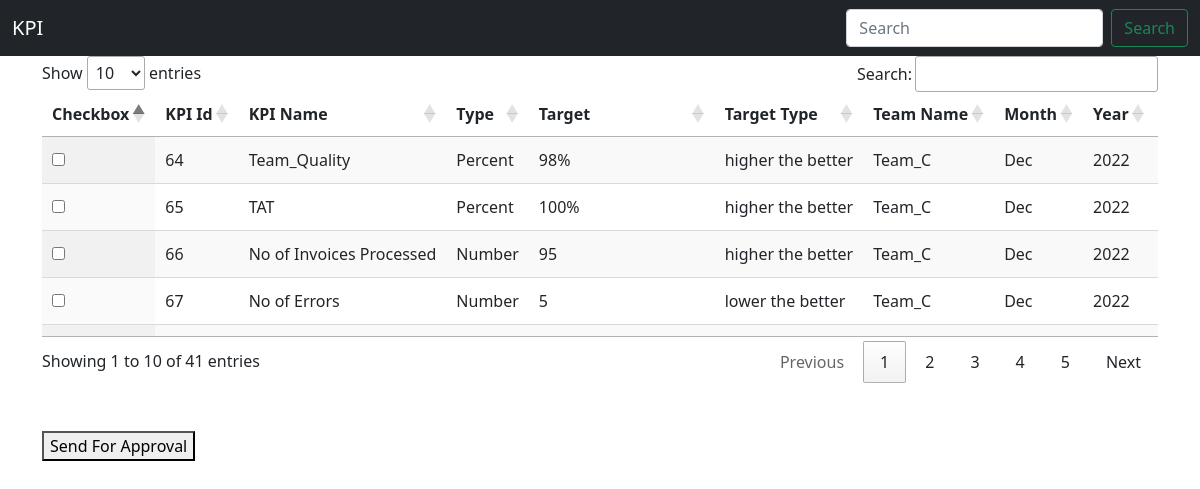
/Master_kpi_page.php, run on the app's committed database.
### tables this page shows
CREATE TABLE `tbl_kpi_master` (
  `kpi_id` int(11) NOT NULL,
  `kpi_month` varchar(50) DEFAULT NULL,
  `kpi_year` varchar(50) DEFAULT NULL,
  `kpi_month_year` varchar(50) DEFAULT NULL,
  `kpi_name` varchar(50) DEFAULT NULL,
  `team_name` varchar(50) DEFAULT NULL,
  `sub_team_name` varchar(50) DEFAULT NULL,
  `frequency` varchar(50) DEFAULT NULL,
  `target` varchar(50) DEFAULT NULL,
  `target_type` varchar(50) DEFAULT NULL,
  `actual` varchar(50) DEFAULT NULL,
  `tat_status` varchar(50) DEFAULT NULL,
  `comments` varchar(150) DEFAULT NULL,
  `record_status` varchar(50) DEFAULT NULL,
  `requester_updated_date` date DEFAULT NULL,
  `requester_updated_time` time DEFAULT NULL,
  `approval_updated_date` date DEFAULT NULL,
  `approval_updated_time` time DEFAULT NULL,
  `requestor` varchar(50) DEFAULT NULL,
  `approver` varchar(50) DEFAULT NULL,
  `missed_type` varchar(50) DEFAULT NULL,
  `opco` varchar(50) DEFAULT NULL,
  `kpi_category` varchar(10) DEFAULT NULL,
  `coe` varchar(10) DEFAULT NULL,
  `domain` varchar(50) DEFAULT NULL,
  `requestor_id` int(11) DEFAULT NULL,
  `approver_id` int(11) DEFAULT NULL,
  `primary_requestor_name` varchar(50) DEFAULT NULL,
  `secondary_requestor_name` varchar(50) DEFAULT NULL,
  `root_cause` varchar(250) DEFAULT NULL,
  `corrective_action` varchar(250) DEFAULT NULL,
  `approve_reject` varchar(15) DEFAULT NULL,
  `supervisor_comments` varchar(105) DEFAULT NULL,
  `approver1_name` varchar(15) DEFAULT NULL,
  `approver2_name` varchar(15) DEFAULT NULL,
  `approver_comments` varchar(15) DEFAULT NULL,
  `approved_by` varchar(15) DEFAULT NULL,
  `approve_reject_date_time` binary(8) NOT NULL,
  `role` varchar(15) DEFAULT NULL,
  `target_form` varchar(40) NOT NULL
);

CREATE TABLE `tbl_team_master` (
  `team_id` int(11) NOT NULL,
  `team_name` varchar(150) NOT NULL
);

### Master_kpi_page.php (the view, shortened to what this page needs)
<?php
  require 'connection.php';
  ?>
<?php
   include 'header.php';
?>
    <div class="container">
    <form name="masterKpi" action="Master_kpi_page.html" method="get">
        <?php
                $sql_fetch = "SELECT tbl_k.kpi_id,tbl_k.kpi_name, tbl_k.team_name, tbl_k.target_type, tbl_k.target,tbl_k.target_form, tbl_t.team_name, tbl_k.kpi_month, tbl_k.kpi_year, tbl_k.actual, tbl_k.tat_status, tbl_k.root_cause, tbl_k.corrective_action, tbl_k.comments, tbl_k.record_status, tbl_k.approver_comments, tbl_k.approval_updated_date, tbl_k.approval_updated_time from tbl_kpi_master tbl_k,tbl_team_master tbl_t,tbl_user_master tbl_u where  tbl_t.team_name=tbl_k.team_name AND tbl_u.team_id = tbl_t.team_id ;";
                $result = $con->query($sql_fetch);
                $result -> fetch_all(MYSQLI_ASSOC);
        ?>
        <table id="master_table" class="display nowrap" style="width:100%">
            <thead>
                <tr>
                    <th>Checkbox</th>
                    <th>KPI Id </th>
                    <th>KPI Name</th>
                    <th>Type</th>
                    <th>Target</th>
                    <th>Target Type</th>
                    <th>Team Name</th>
                    <th>Month</th>
                    <th>Year</th>
                    <th>Actual Score</th>
                </tr>
            </thead>
            <tbody>
                <tr>
                <?php
                    foreach ($result as $output) {?>
                    <td><input type="checkbox" name=checkboxes></td>
                    <td><?php echo $output["kpi_id"];?></td>
                    <td><?php echo $output["kpi_name"];?></td>
                    <td><?php echo $output["target_type"];?></td>
                    <td><?php echo $output["target"];?></td>
                    <td><?php echo $output["target_form"];?></td>
                    <td><?php echo $output["team_name"];?></td>
                    <td><?php echo $output["kpi_month"];?></td>
                    <td><?php echo $output["kpi_year"];?></td>
                    <td><input type="number" class="actual_score" name="actual_score" onkeyup="actualScore(this)" min="0">
                </td>
                </tr>
                <?php } ?>
            </tbody>
        </table>
        <br><br>
        <button type="submit" name="sfa">Send For Approval</button>
        <br>
      </form>
    </div>
</body>
</html>

### data on the page
tbl_kpi_master: kpi_id "64", kpi_name "Team_Quality", target_type "Percent", target "98%", target_form "higher the better", tbl_team_master.team_name "Team_C", kpi_month "Dec", kpi_year "2022"
tbl_kpi_master: kpi_id "65", kpi_name "TAT", target_type "Percent", target "100%", target_form "higher the better", tbl_team_master.team_name "Team_C", kpi_month "Dec", kpi_year "2022"
tbl_kpi_master: kpi_id "66", kpi_name "No of Invoices Processed", target_type "Number", target "95", target_form "higher the better", tbl_team_master.team_name "Team_C", kpi_month "Dec", kpi_year "2022"
tbl_kpi_master: kpi_id "67", kpi_name "No of Errors", target_type "Number", target "5", target_form "lower the better", tbl_team_master.team_name "Team_C", kpi_month "Dec", kpi_year "2022"
